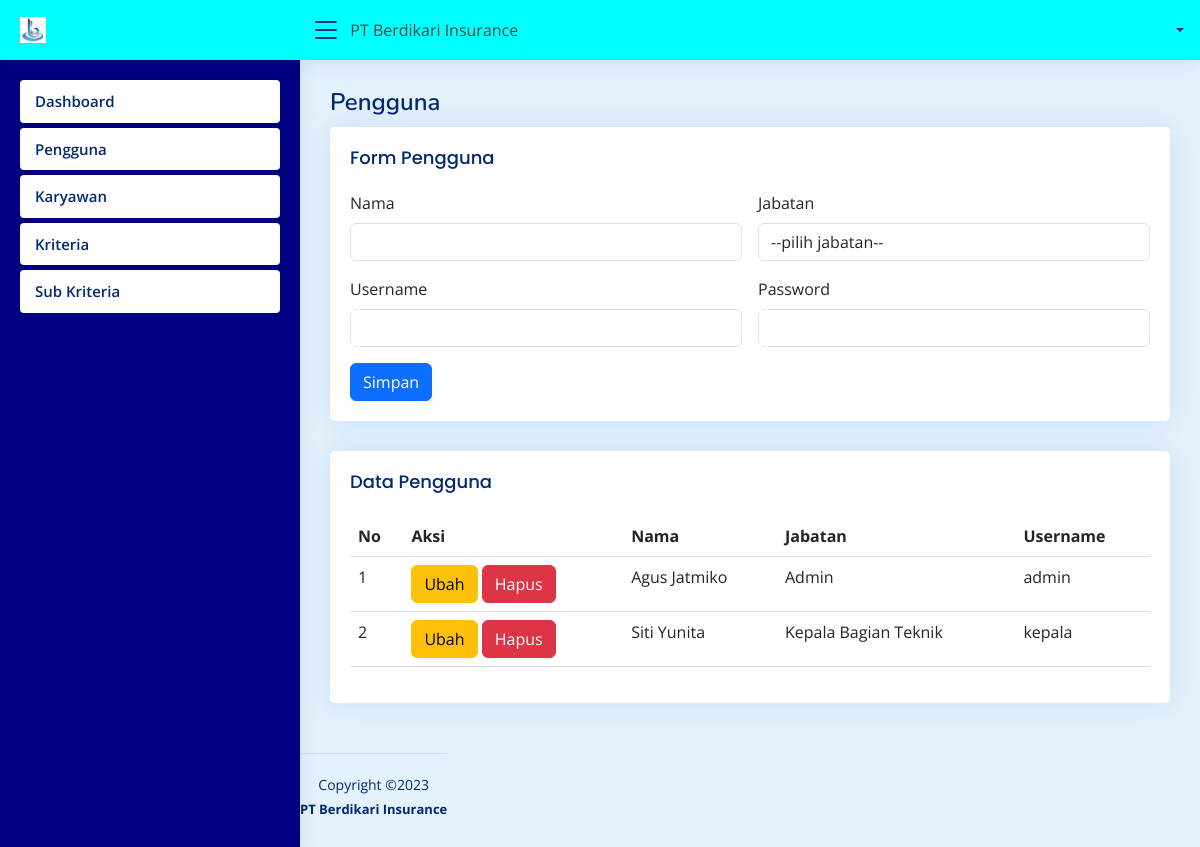
Screenshot of /admin/pengguna.php with the database file from the repository.
### tables this page shows
CREATE TABLE `pengguna` (
  `id_pengguna` int(11) NOT NULL,
  `nama` varchar(35) NOT NULL,
  `jabatan` enum('Admin','Kepala Bagian Teknik') NOT NULL,
  `username` varchar(20) NOT NULL,
  `password` varchar(20) NOT NULL
);

### koneksi.php (called while the page is built, shortened)
<?php
$no = 1;
?>

### admin/pengguna.php (the view, shortened to what this page needs)
<?php require_once "header.php";
?>
  <main id="main" class="main">
    <div class="pagetitle">
      <h1>Pengguna</h1>
    </div>
    <section class="section">
      <div class="row">
        <div class="col-lg-12">
          <div class="card">
            <div class="card-body">
              <h5 class="card-title">Form Pengguna</h5>
              <form class="row g-3" method="POST">
                <div class="col-6">
                  <label class="form-label">Nama</label>
                  <input type="text" name="nama" class="form-control" value="<?php if(isset($_GET['ubah'])){ echo $data['nama']; } ?>" placeholder="">
                </div>
                <div class="col-6">
                  <label class="form-label">Jabatan</label>
                  <select name="jabatan" class="form-control" required>
                      <option value="">--pilih jabatan--</option>
                  </select>
                </div>
                <div class="col-6">
                  <label class="form-label">Username</label>
                  <input type="text" name="username" class="form-control" value="<?php if(isset($_GET['ubah'])){ echo $data['username']; } ?>" placeholder="">
                </div>
                <div class="col-6">
                  <label class="form-label">Password</label>
                  <input type="password" name="password" class="form-control" value="<?php if(isset($_GET['ubah'])){ echo $data['password']; } ?>" placeholder="">
                </div>
                <div class="text-lef">
                  <button type="submit" name="<?php if(isset($_GET['ubah'])){ echo "ubah"; }else{ echo "simpan"; } ?>" class="btn btn-primary">Simpan</button>
                </div>
              </form>
            </div>
          </div>
        </div>
        <div class="col-lg-12">
          <div class="card">
            <div class="card-body">
              <h5 class="card-title">Data Pengguna</h5>
              <table class="table datatable">
                <thead>
                  <tr>
                    <th scope="col">No</th>
                    <th scope="col">Aksi</th>
                    <th scope="col">Nama</th>
                    <th scope="col">Jabatan</th>
                    <th scope="col">Username</th>
                  </tr>
                </thead>
                <tbody>
                  <?php
                  $sql = mysqli_query($k, "SELECT * FROM pengguna");
                  while($data = mysqli_fetch_array($sql)){
                  ?>
                  <tr>
                    <td scope="row"><?= $no++; ?></td>
                    <td scope="row">
                      <a href="?ubah&id_pengguna=<?= $data['id_pengguna'] ?>"><button class="btn btn-warning">Ubah</button></a>
                      <a href="?hapus&id_pengguna=<?= $data['id_pengguna'] ?>" onclick="return confirm('Hapus?')"><button class="btn btn-danger">Hapus</button></a>
                    </td>
                    <td scope="row"><?= $data['nama']; ?></td>
                    <td scope="row"><?= $data['jabatan']; ?></td>
                    <td scope="row"><?= $data['username']; ?></td>
                  </tr>
                  <?php } ?>
                </tbody>
              </table>
            </div>
          </div>
        </div>
      </div>
    </section>
  </main>
<?php require_once "footer.php";

### assets/css/style.css (style rules this page uses)
:root { scroll-behavior: smooth; }
body { font-family: "Open Sans", sans-serif; background: #f6f9ff; color: #444444; }
a { color: #4154f1; text-decoration: none; }
h1, h2, h3, h4, h5, h6 { font-family: "Nunito", sans-serif; }
#main { margin-top: 60px; padding: 20px 30px; transition: all 0.3s; }
.pagetitle { margin-bottom: 10px; }
.pagetitle h1 { font-size: 24px; margin-bottom: 0; font-weight: 600; color: #012970; }
.card { margin-bottom: 30px; border: none; border-radius: 5px; box-shadow: 0px 0 30px rgba(1, 41, 112, 0.1); }
.card-title { padding: 20px 0 15px 0; font-size: 18px; font-weight: 500; color: #012970; font-family: "Poppins", sans-serif; }
.card-body { padding: 0 20px 20px 20px; }
@media (min-width: 1200px) { #main, #footer { margin-left: 300px; } }

### rows the page displays
pengguna: nama "Agus Jatmiko", jabatan "Admin", username "admin"
pengguna: nama "Siti Yunita", jabatan "Kepala Bagian Teknik", username "kepala"
